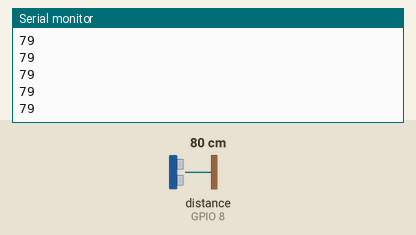
This sketch was run on a simulated ESP32-S3. Parts: the last lines printed to the serial monitor. Wiring (inferred from the names in the program): ultrasonic range finder: trigger GPIO 9; echo GPIO 8. The test bench sets the inputs (shaded band); at power-on: distance to the obstacle (sensor on GPIO 8) 80 cm. The echo pulse lasts 58.3 µs per cm.

Above: at 1.2 s.
1.3 s: distance to the obstacle (sensor on GPIO 8) set to 2 cm
At 1.56 s:
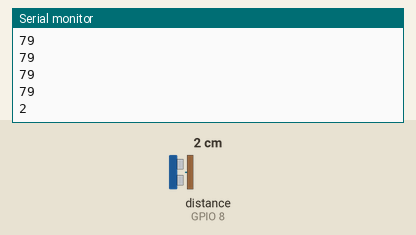
2.8 s: distance to the obstacle (sensor on GPIO 8) set to 4 cm
At 2.99 s:
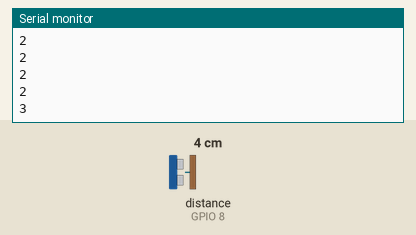
Timing chart, 0 to 5.8 s (numbered marks = the images above; inputs shaded):
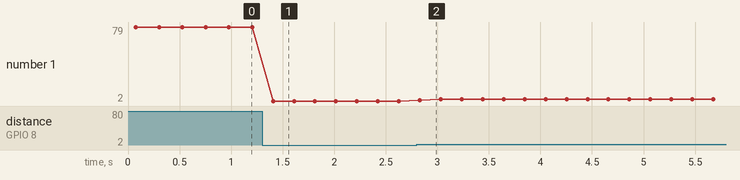

Measured:
- after the input at 1.3 s, the serial monitor: prints a new line after 0.11 s (image 1)
- after the input at 2.8 s, the serial monitor: prints a new line at once (image 2)
- plotted number 1: 79 → 2 after the input at 1.3 s, 2 → 4 after the input at 2.8 s

The sketch:

Esp32Modbus.ino
```cpp
// ==========================================
// CÓDIGO ARDUINO - EMISOR ULTRASÓNICO (ACTUALIZADO)
// ==========================================

const int TRIG_PIN = 9;
const int ECHO_PIN = 8;

void setup() {
  // Inicializa la comunicación serial a 115200 baudios
  Serial.begin(115200);

  pinMode(TRIG_PIN, OUTPUT);
  pinMode(ECHO_PIN, INPUT);
}

void loop() {
  long sumaDuracion = 0;

  // Tomar 5 muestras para estabilizar la lectura
  for (int i = 0; i < 5; i++) {
    digitalWrite(TRIG_PIN, LOW);
    delayMicroseconds(2);
    digitalWrite(TRIG_PIN, HIGH);
    delayMicroseconds(10);
    digitalWrite(TRIG_PIN, LOW);

    sumaDuracion += pulseIn(ECHO_PIN, HIGH);
    delay(10); // Breve pausa entre pulsos
  }

  long promedioDuracion = sumaDuracion / 5;

  // Calcular con decimales y aplicar redondeo matemático (.5 sube)
  float distanciaReal = promedioDuracion * 0.034 / 2.0;
  int distanciaCm = round(distanciaReal);

  // Enviar el dato por TX si está en un rango válido (2 a 400 cm)
  if (distanciaCm >= 2 && distanciaCm <= 400) {
    Serial.println(distanciaCm); // Envía el valor seguido de salto de línea (\n)
  }

  // Tasa de envío (150 ms de pausa + las pausas del ciclo for)
  delay(150);
}
```
